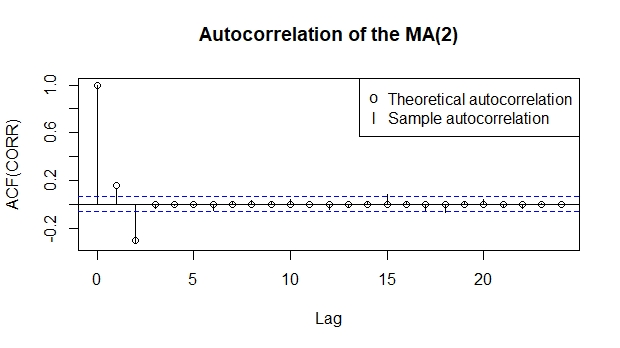

Write the R code that produced this figure.
b1 = 0.8
b2 = -0.6
set.seed(001)
ma2 = arima.sim(list(ma = c(b1, b2)), n = 1000, sd = 2)
acorr = acf(ma2, type = 'correlation', lag.max = 24)
acorr
plot(acorr, xlab = 'Lag', ylab = 'ACF(CORR)',
     main = 'Autocorrelation of the MA(2)')
points(0, 1)
points(1, 0.16)
points(2, -0.3)
for (i in (3: 24)) {
  points(i, 0)
}
# Equivalent to "ma2.acf = ARMAacf(0, c(b1, b2), lag.max = 24)"
legend(x = 'topright', legend =
         c('Theoretical autocorrelation', 
           'Sample autocorrelation'), 
       pch = c('o', 'l'))
